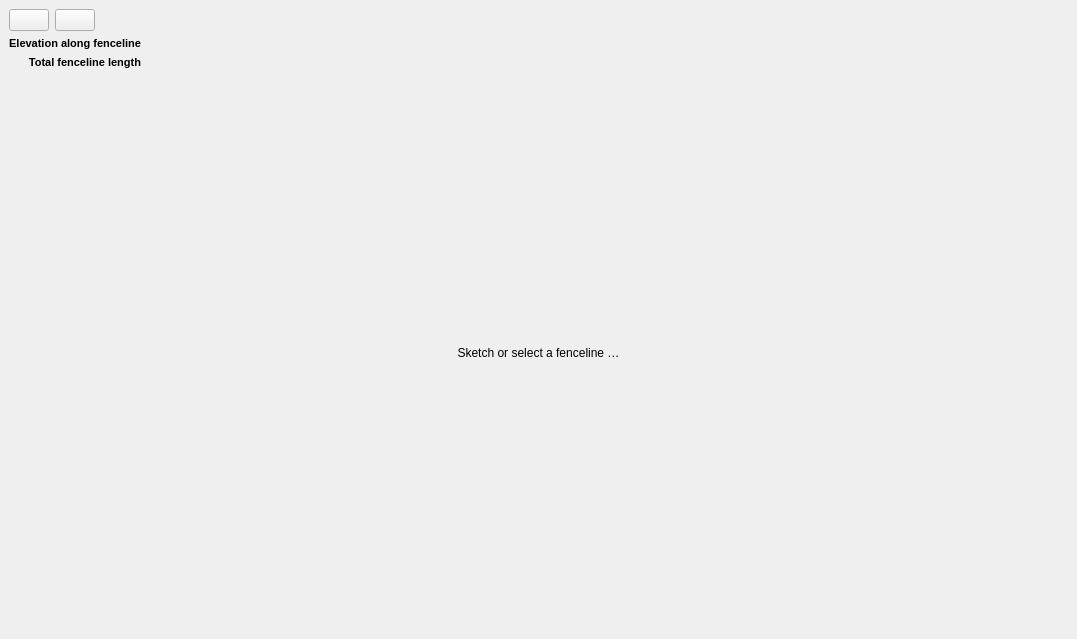
<?xml version="1.0" encoding="UTF-8"?>
<ui version="4.0">
 <class>FencelineProfileDockWidgetBase</class>
 <widget class="QDockWidget" name="FencelineProfileDockWidgetBase">
  <property name="geometry">
   <rect>
    <x>0</x>
    <y>0</y>
    <width>1077</width>
    <height>639</height>
   </rect>
  </property>
  <property name="sizePolicy">
   <sizepolicy hsizetype="MinimumExpanding" vsizetype="MinimumExpanding">
    <horstretch>0</horstretch>
    <verstretch>0</verstretch>
   </sizepolicy>
  </property>
  <property name="windowTitle">
   <string>MLA Paddock Power | Fenceline Profile</string>
  </property>
  <widget class="QWidget" name="dockWidgetContents">
   <property name="sizePolicy">
    <sizepolicy hsizetype="MinimumExpanding" vsizetype="MinimumExpanding">
     <horstretch>0</horstretch>
     <verstretch>0</verstretch>
    </sizepolicy>
   </property>
   <property name="styleSheet">
    <string notr="true"/>
   </property>
   <layout class="QVBoxLayout" name="verticalLayout">
    <item>
     <layout class="QGridLayout" name="gridLayout">
      <property name="sizeConstraint">
       <enum>QLayout::SetDefaultConstraint</enum>
      </property>
      <item row="1" column="1">
       <widget class="QPushButton" name="selectFencelineButton">
        <property name="toolTip">
         <string>Select an existing fenceline …</string>
        </property>
        <property name="text">
         <string/>
        </property>
        <property name="icon">
         <iconset>
          <normaloff>../../../images/new-split-paddock.png</normaloff>../../../images/new-split-paddock.png</iconset>
        </property>
       </widget>
      </item>
      <item row="1" column="0">
       <widget class="QPushButton" name="sketchFencelineButton">
        <property name="toolTip">
         <string>Sketch a fenceline …</string>
        </property>
        <property name="text">
         <string/>
        </property>
        <property name="icon">
         <iconset>
          <normaloff>../../../images/new-split-paddock.png</normaloff>../../../images/new-split-paddock.png</iconset>
        </property>
       </widget>
      </item>
      <item row="2" column="3">
       <widget class="QLabel" name="elevationStats">
        <property name="sizePolicy">
         <sizepolicy hsizetype="Preferred" vsizetype="Minimum">
          <horstretch>0</horstretch>
          <verstretch>0</verstretch>
         </sizepolicy>
        </property>
        <property name="font">
         <font>
          <pointsize>8</pointsize>
         </font>
        </property>
        <property name="text">
         <string/>
        </property>
       </widget>
      </item>
      <item row="3" column="3">
       <widget class="QLabel" name="fencelineLength">
        <property name="sizePolicy">
         <sizepolicy hsizetype="MinimumExpanding" vsizetype="Minimum">
          <horstretch>0</horstretch>
          <verstretch>0</verstretch>
         </sizepolicy>
        </property>
        <property name="font">
         <font>
          <pointsize>8</pointsize>
         </font>
        </property>
        <property name="text">
         <string/>
        </property>
       </widget>
      </item>
      <item row="3" column="0" colspan="3">
       <widget class="QLabel" name="fencelineLengthLabel">
        <property name="sizePolicy">
         <sizepolicy hsizetype="Minimum" vsizetype="Minimum">
          <horstretch>0</horstretch>
          <verstretch>0</verstretch>
         </sizepolicy>
        </property>
        <property name="font">
         <font>
          <pointsize>8</pointsize>
          <weight>75</weight>
          <bold>true</bold>
         </font>
        </property>
        <property name="text">
         <string>Total fenceline length</string>
        </property>
        <property name="alignment">
         <set>Qt::AlignRight|Qt::AlignTrailing|Qt::AlignVCenter</set>
        </property>
       </widget>
      </item>
      <item row="2" column="0" colspan="3">
       <widget class="QLabel" name="elevationLabel">
        <property name="sizePolicy">
         <sizepolicy hsizetype="Minimum" vsizetype="Minimum">
          <horstretch>0</horstretch>
          <verstretch>0</verstretch>
         </sizepolicy>
        </property>
        <property name="font">
         <font>
          <pointsize>8</pointsize>
          <weight>75</weight>
          <bold>true</bold>
         </font>
        </property>
        <property name="text">
         <string notr="true">Elevation along fenceline</string>
        </property>
        <property name="alignment">
         <set>Qt::AlignRight|Qt::AlignTrailing|Qt::AlignVCenter</set>
        </property>
       </widget>
      </item>
      <item row="4" column="0" colspan="4">
       <widget class="QLabel" name="placeholderLabel">
        <property name="sizePolicy">
         <sizepolicy hsizetype="MinimumExpanding" vsizetype="MinimumExpanding">
          <horstretch>0</horstretch>
          <verstretch>0</verstretch>
         </sizepolicy>
        </property>
        <property name="text">
         <string>Sketch or select a fenceline …</string>
        </property>
        <property name="alignment">
         <set>Qt::AlignCenter</set>
        </property>
       </widget>
      </item>
      <item row="1" column="2">
       <widget class="QLabel" name="blankLabel">
        <property name="text">
         <string/>
        </property>
       </widget>
      </item>
     </layout>
    </item>
   </layout>
  </widget>
 </widget>
 <resources/>
 <connections/>
</ui>
